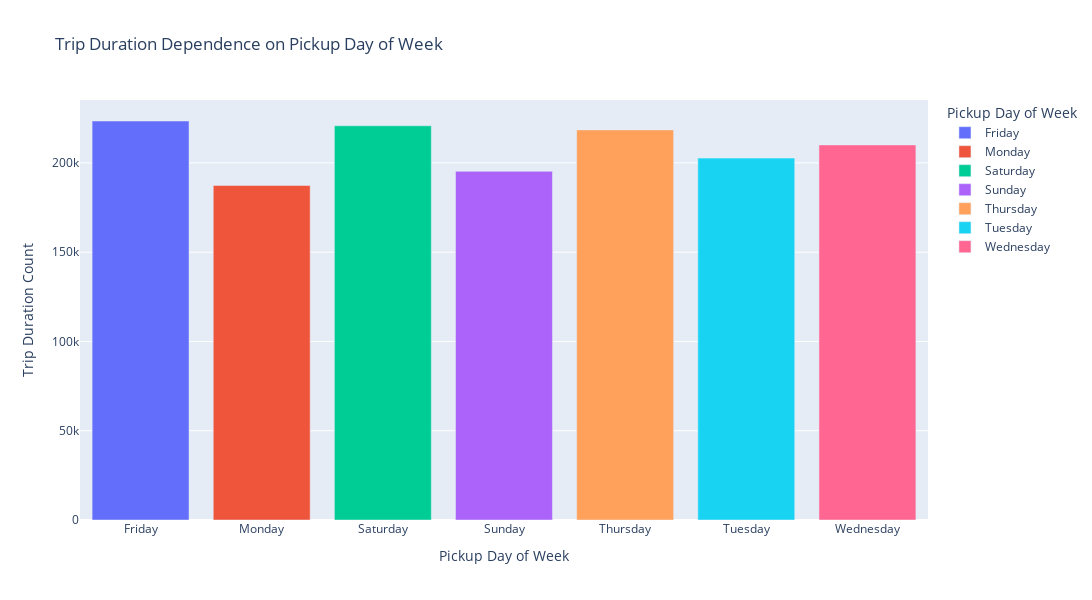
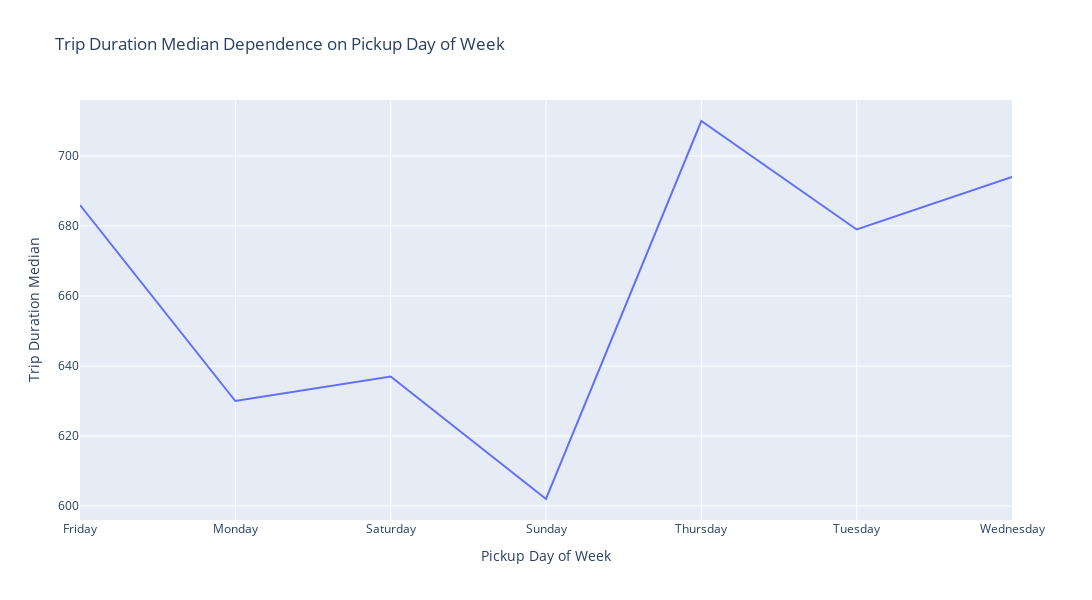

Notebook cell for these charts, in order:
### Markdown cell above
#### $3.5$ 

Building two visualization:

* distribution of the count of trips depending on the day of the week,
* dependence of the median trip duration on the day of the week

### Code cell
# Converting the 'pickup_day_of_week' feature to a categorial data type
taxi_df.pickup_day_of_week = taxi_df.pickup_day_of_week.astype('category')


# Counting the number of trips
bar_data = taxi_df.groupby(
    by = 'pickup_day_of_week',
    as_index = False
)[['trip_duration']].count()



# Building a bar chart
fig = px.bar(
    data_frame = bar_data,                                    # DataFrame
    x = 'pickup_day_of_week',                                 # x-axis
    y = 'trip_duration',                                      # y-axis
    color = 'pickup_day_of_week',                             # color depending on the pickup hour                    
    orientation = 'v',                                        # graph orientation
    height = 600,                                             # graph height 
    width = 1200,                                             # graph width
    
    labels = {
        'pickup_day_of_week': 'Pickup Day of Week',           # x-axis name
        'trip_duration': 'Trip Duration Count'                # y-axis name
    },
    
    title = 'Trip Duration Dependence on Pickup Day of Week'  # graph title
)

# Displaying a bar chart
fig.show('png')




# Counting the median values of trip duration
line_data = taxi_df.groupby(
    by = 'pickup_day_of_week',
    as_index = False
)[['trip_duration']].median()



# Counting the median values of trip duration
line_data = taxi_df.groupby(
    by = 'pickup_day_of_week',
    as_index = False
)[['trip_duration']].median()


# Building a line chart
fig = px.line(
    data_frame = line_data,                             # DataFrame
    x = 'pickup_day_of_week',                                  # x-axis
    y = 'trip_duration',                                # y-axis
    height = 600,                                       # graph height 
    width = 1200,                                       # graph width
    
    labels = {
        'pickup_day_of_week': 'Pickup Day of Week',                   # x-axis name
        'trip_duration': 'Trip Duration Median'         # y-axis name
    },
    
    title = 'Trip Duration Median Dependence on Pickup Day of Week'   # graph title
)

# Displaying a line chart
fig.show('png')

### Figure 1 — Plotly figure (JSON) as saved in the notebook; plotly's stock layout.template omitted (floating-point values rounded to 4 significant figures)
{"data": [{"alignmentgroup": "True", "hovertemplate": "Pickup Day of Week=%{x}<br>Trip Duration Count=%{y}<extra></extra>", "legendgroup": "Friday", "marker": {"color": "#636efa", "pattern": {"shape": ""}}, "name": "Friday", "offsetgroup": "Friday", "orientation": "v", "showlegend": true, "textposition": "auto", "type": "bar", "x": ["Friday"], "xaxis": "x", "y": [223484], "yaxis": "y"}, {"alignmentgroup": "True", "hovertemplate": "Pickup Day of Week=%{x}<br>Trip Duration Count=%{y}<extra></extra>", "legendgroup": "Monday", "marker": {"color": "#EF553B", "pattern": {"shape": ""}}, "name": "Monday", "offsetgroup": "Monday", "orientation": "v", "showlegend": true, "textposition": "auto", "type": "bar", "x": ["Monday"], "xaxis": "x", "y": [187357], "yaxis": "y"}, {"alignmentgroup": "True", "hovertemplate": "Pickup Day of Week=%{x}<br>Trip Duration Count=%{y}<extra></extra>", "legendgroup": "Saturday", "marker": {"color": "#00cc96", "pattern": {"shape": ""}}, "name": "Saturday", "offsetgroup": "Saturday", "orientation": "v", "showlegend": true, "textposition": "auto", "type": "bar", "x": ["Saturday"], "xaxis": "x", "y": [220805], "yaxis": "y"}, {"alignmentgroup": "True", "hovertemplate": "Pickup Day of Week=%{x}<br>Trip Duration Count=%{y}<extra></extra>", "legendgroup": "Sunday", "marker": {"color": "#ab63fa", "pattern": {"shape": ""}}, "name": "Sunday", "offsetgroup": "Sunday", "orientation": "v", "showlegend": true, "textposition": "auto", "type": "bar", "x": ["Sunday"], "xaxis": "x", "y": [195300], "yaxis": "y"}, {"alignmentgroup": "True", "hovertemplate": "Pickup Day of Week=%{x}<br>Trip Duration Count=%{y}<extra></extra>", "legendgroup": "Thursday", "marker": {"color": "#FFA15A", "pattern": {"shape": ""}}, "name": "Thursday", "offsetgroup": "Thursday", "orientation": "v", "showlegend": true, "textposition": "auto", "type": "bar", "x": ["Thursday"], "xaxis": "x", "y": [218497], "yaxis": "y"}, {"alignmentgroup": "True", "hovertemplate": "Pickup Day of Week=%{x}<br>Trip Duration Count=%{y}<extra></extra>", "legendgroup": "Tuesday", "marker": {"color": "#19d3f3", "pattern": {"shape": ""}}, "name": "Tuesday", "offsetgroup": "Tuesday", "orientation": "v", "showlegend": true, "textposition": "auto", "type": "bar", "x": ["Tuesday"], "xaxis": "x", "y": [202696], "yaxis": "y"}, {"alignmentgroup": "True", "hovertemplate": "Pickup Day of Week=%{x}<br>Trip Duration Count=%{y}<extra></extra>", "legendgroup": "Wednesday", "marker": {"color": "#FF6692", "pattern": {"shape": ""}}, "name": "Wednesday", "offsetgroup": "Wednesday", "orientation": "v", "showlegend": true, "textposition": "auto", "type": "bar", "x": ["Wednesday"], "xaxis": "x", "y": [210094], "yaxis": "y"}], "layout": {"barmode": "relative", "height": 600, "legend": {"title": {"text": "Pickup Day of Week"}, "tracegroupgap": 0}, "title": {"text": "Trip Duration Dependence on Pickup Day of Week"}, "width": 1200, "xaxis": {"anchor": "y", "categoryarray": ["Friday", "Monday", "Saturday", "Sunday", "Thursday", "Tuesday", "Wednesday"], "categoryorder": "array", "domain": [0, 1], "title": {"text": "Pickup Day of Week"}}, "yaxis": {"anchor": "x", "domain": [0, 1], "title": {"text": "Trip Duration Count"}}}}

### Figure 2 — Plotly figure (JSON) as saved in the notebook; plotly's stock layout.template omitted (floating-point values rounded to 4 significant figures)
{"data": [{"hovertemplate": "Pickup Day of Week=%{x}<br>Trip Duration Median=%{y}<extra></extra>", "legendgroup": "", "line": {"color": "#636efa", "dash": "solid"}, "marker": {"symbol": "circle"}, "mode": "lines", "name": "", "orientation": "v", "showlegend": false, "type": "scatter", "x": ["Friday", "Monday", "Saturday", "Sunday", "Thursday", "Tuesday", "Wednesday"], "xaxis": "x", "y": [686, 630, 637, 602, 710, 679, 694], "yaxis": "y"}], "layout": {"height": 600, "legend": {"tracegroupgap": 0}, "title": {"text": "Trip Duration Median Dependence on Pickup Day of Week"}, "width": 1200, "xaxis": {"anchor": "y", "domain": [0, 1], "title": {"text": "Pickup Day of Week"}}, "yaxis": {"anchor": "x", "domain": [0, 1], "title": {"text": "Trip Duration Median"}}}}
